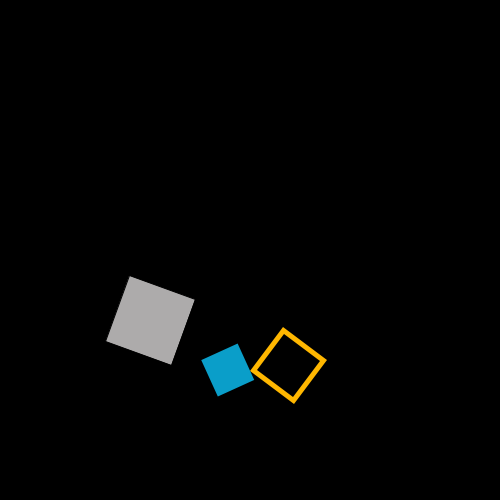
Frame 1 (no input)
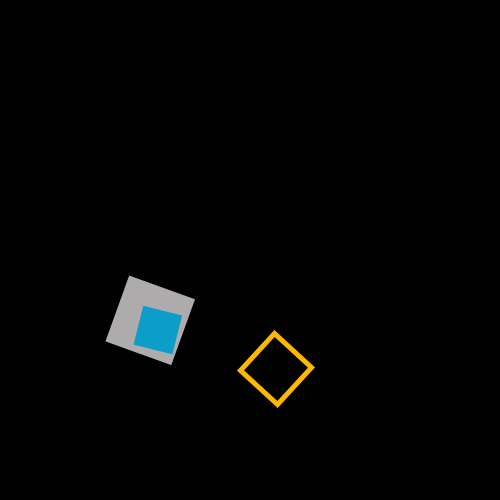
Frame 60 (the mouse pressed at the canvas centre just before this capture)
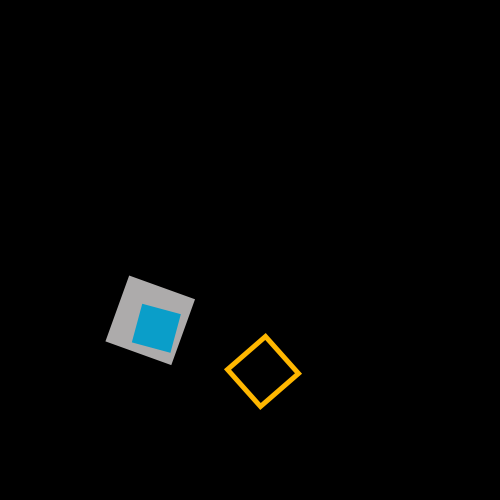
Frame 120 (the mouse held since frame 60 and released just before this capture)

The Processing sketch that drew these frames (run headless with seeded random() and noise(); from frame 60 on, the mouse is pressed at the canvas centre):

// Processing sketch: processing_169875
// ── processing_169875.pde

void setup()
{
 size(500,500);
}

void draw()
{
  background(0);
    rectMode(CENTER);
      translate(width/2,height/2);
    
  float min_angle = map(minute(),0,59,0,2*PI);
  pushMatrix();
 fill(173,171,171);
  rotate(min_angle);
  rect(100,70,70,70);
  popMatrix();

  
  float sec_angle = map(second(),0, 59, 0, 2*PI);
  pushMatrix();
  noFill();
  strokeWeight(5);
  stroke(255,183,0);
  rotate(sec_angle);
  rect(100,70,50,50);
  popMatrix();
  
  float millis_angle = map(millis(),0,1000,0,2*PI);
  pushMatrix();
  fill(10,158,201);
  noStroke();
  rotate(millis_angle);
  rect(100,70,40,40);
  popMatrix();
}
